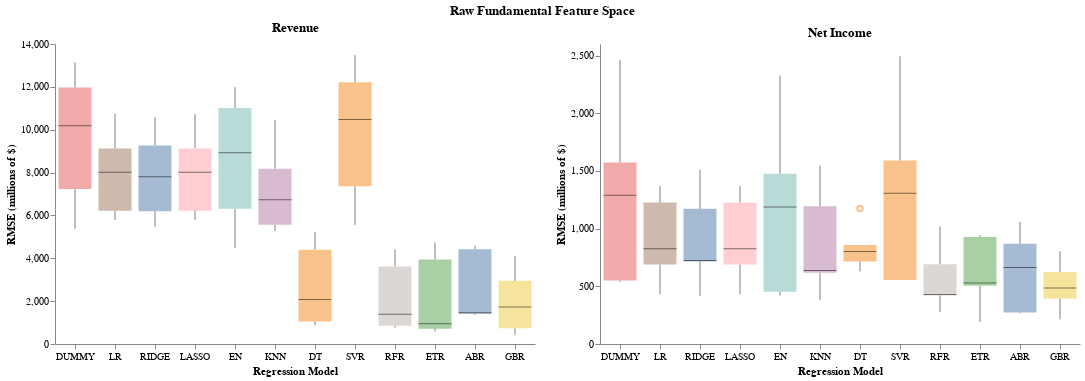

Notebook code cell kept with this figure:
### Code cell
full_chart = (rev_chart | ear_chart).properties(
    title=alt.TitleParams('Raw Fundamental Feature Space', anchor='middle'))
full_chart.configure_view(stroke=None)

### Figure 1 — Vega-Lite specification as saved in the notebook (floating-point values rounded to 4 significant figures)
{"config": {"view": {"continuousWidth": 300, "continuousHeight": 300, "stroke": null}}, "hconcat": [{"data": {"name": "data-c9482e47adfdf67981d8263fa73fbe55"}, "mark": {"type": "boxplot", "median": {"color": "black", "strokeWidth": 3}, "opacity": 0.5, "size": 33}, "encoding": {"color": {"field": "model", "legend": null, "type": "nominal"}, "x": {"axis": {"grid": false, "labelAngle": 0}, "field": "model", "sort": ["DUMMY", "LR", "RIDGE", "LASSO", "EN", "KNN", "DT", "SVR", "RFR", "ETR", "ABR", "GBR"], "title": "Regression Model", "type": "nominal"}, "y": {"axis": {"grid": false}, "field": "rmse", "title": "RMSE (millions of $)", "type": "quantitative"}}, "height": 300, "title": "Revenue", "width": 480}, {"data": {"name": "data-575ee64a3b34ca2c11b818c28236368a"}, "mark": {"type": "boxplot", "median": {"color": "black", "strokeWidth": 3}, "opacity": 0.5, "size": 33}, "encoding": {"color": {"field": "model", "legend": null, "type": "nominal"}, "x": {"axis": {"grid": false, "labelAngle": 0}, "field": "model", "sort": ["DUMMY", "LR", "RIDGE", "LASSO", "EN", "KNN", "DT", "SVR", "RFR", "ETR", "ABR", "GBR"], "title": "Regression Model", "type": "nominal"}, "y": {"axis": {"grid": false}, "field": "rmse", "title": "RMSE (millions of $)", "type": "quantitative"}}, "height": 300, "title": "Net Income", "width": 480}], "title": {"text": "Raw Fundamental Feature Space", "anchor": "middle"}, "$schema": "https://vega.github.io/schema/vega-lite/v5.20.1.json", "datasets": {"data-c9482e47adfdf67981d8263fa73fbe55": [{"model": "DUMMY", "rmse": 10180.0}, {"model": "DUMMY", "rmse": 13140.0}, {"model": "DUMMY", "rmse": 5387.0}, {"model": "DUMMY", "rmse": 11970.0}, {"model": "DUMMY", "rmse": 7235.0}, {"model": "LR", "rmse": 8018.0}, {"model": "LR", "rmse": 10740.0}, {"model": "LR", "rmse": 5788.0}, {"model": "LR", "rmse": 9124.0}, {"model": "LR", "rmse": 6217.0}, {"model": "RIDGE", "rmse": 7807.0}, {"model": "RIDGE", "rmse": 10580.0}, {"model": "RIDGE", "rmse": 5465.0}, {"model": "RIDGE", "rmse": 9266.0}, {"model": "RIDGE", "rmse": 6192.0}, {"model": "LASSO", "rmse": 8012.0}, {"model": "LASSO", "rmse": 10730.0}, {"model": "LASSO", "rmse": 5776.0}, {"model": "LASSO", "rmse": 9126.0}, {"model": "LASSO", "rmse": 6217.0}, {"model": "EN", "rmse": 8928.0}, {"model": "EN", "rmse": 11990.0}, {"model": "EN", "rmse": 4483.0}, {"model": "EN", "rmse": 11020.0}, {"model": "EN", "rmse": 6312.0}, {"model": "KNN", "rmse": 6734.0}, {"model": "KNN", "rmse": 10450.0}, {"model": "KNN", "rmse": 5560.0}, {"model": "KNN", "rmse": 8180.0}, {"model": "KNN", "rmse": 5270.0}, {"model": "DT", "rmse": 2079.0}, {"model": "DT", "rmse": 5222.0}, {"model": "DT", "rmse": 1049.0}, {"model": "DT", "rmse": 4403.0}, {"model": "DT", "rmse": 881.9}, {"model": "SVR", "rmse": 10470.0}, {"model": "SVR", "rmse": 13480.0}, {"model": "SVR", "rmse": 5556.0}, {"model": "SVR", "rmse": 12210.0}, {"model": "SVR", "rmse": 7364.0}, {"model": "RFR", "rmse": 1393.0}, {"model": "RFR", "rmse": 4413.0}, {"model": "RFR", "rmse": 757.6}, {"model": "RFR", "rmse": 3621.0}, {"model": "RFR", "rmse": 850.1}, {"model": "ETR", "rmse": 948.7}, {"model": "ETR", "rmse": 4732.0}, {"model": "ETR", "rmse": 582.3}, {"model": "ETR", "rmse": 3939.0}, {"model": "ETR", "rmse": 715.9}, {"model": "ABR", "rmse": 1362.0}, {"model": "ABR", "rmse": 4426.0}, {"model": "ABR", "rmse": 1457.0}, {"model": "ABR", "rmse": 4582.0}, {"model": "ABR", "rmse": 1407.0}, {"model": "GBR", "rmse": 1721.0}, {"model": "GBR", "rmse": 4104.0}, {"model": "GBR", "rmse": 430.1}, {"model": "GBR", "rmse": 2946.0}, {"model": "GBR", "rmse": 732.5}], "data-575ee64a3b34ca2c11b818c28236368a": [{"model": "DUMMY", "rmse": 1574.0}, {"model": "DUMMY", "rmse": 2461.0}, {"model": "DUMMY", "rmse": 538.8}, {"model": "DUMMY", "rmse": 1290.0}, {"model": "DUMMY", "rmse": 550.8}, {"model": "LR", "rmse": 1226.0}, {"model": "LR", "rmse": 1369.0}, {"model": "LR", "rmse": 826.0}, {"model": "LR", "rmse": 688.0}, {"model": "LR", "rmse": 431.5}, {"model": "RIDGE", "rmse": 1171.0}, {"model": "RIDGE", "rmse": 1510.0}, {"model": "RIDGE", "rmse": 724.5}, {"model": "RIDGE", "rmse": 715.9}, {"model": "RIDGE", "rmse": 417.5}, {"model": "LASSO", "rmse": 1226.0}, {"model": "LASSO", "rmse": 1369.0}, {"model": "LASSO", "rmse": 825.5}, {"model": "LASSO", "rmse": 688.5}, {"model": "LASSO", "rmse": 429.4}, {"model": "EN", "rmse": 1476.0}, {"model": "EN", "rmse": 2327.0}, {"model": "EN", "rmse": 419.9}, {"model": "EN", "rmse": 1187.0}, {"model": "EN", "rmse": 453.2}, {"model": "KNN", "rmse": 1194.0}, {"model": "KNN", "rmse": 1546.0}, {"model": "KNN", "rmse": 617.3}, {"model": "KNN", "rmse": 636.7}, {"model": "KNN", "rmse": 381.2}, {"model": "DT", "rmse": 801.0}, {"model": "DT", "rmse": 1175.0}, {"model": "DT", "rmse": 858.0}, {"model": "DT", "rmse": 715.4}, {"model": "DT", "rmse": 630.4}, {"model": "SVR", "rmse": 1591.0}, {"model": "SVR", "rmse": 2494.0}, {"model": "SVR", "rmse": 555.0}, {"model": "SVR", "rmse": 1306.0}, {"model": "SVR", "rmse": 555.4}, {"model": "RFR", "rmse": 690.6}, {"model": "RFR", "rmse": 1019.0}, {"model": "RFR", "rmse": 429.0}, {"model": "RFR", "rmse": 421.1}, {"model": "RFR", "rmse": 275.1}, {"model": "ETR", "rmse": 943.3}, {"model": "ETR", "rmse": 927.1}, {"model": "ETR", "rmse": 504.2}, {"model": "ETR", "rmse": 528.4}, {"model": "ETR", "rmse": 191.0}, {"model": "ABR", "rmse": 664.0}, {"model": "ABR", "rmse": 1059.0}, {"model": "ABR", "rmse": 265.2}, {"model": "ABR", "rmse": 868.8}, {"model": "ABR", "rmse": 272.5}, {"model": "GBR", "rmse": 625.1}, {"model": "GBR", "rmse": 805.2}, {"model": "GBR", "rmse": 391.6}, {"model": "GBR", "rmse": 484.5}, {"model": "GBR", "rmse": 215.5}]}}
